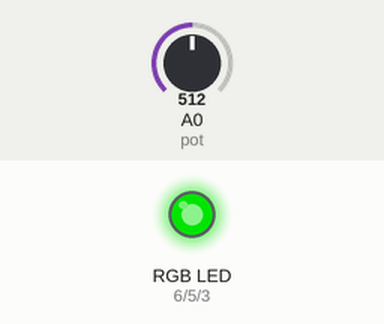
This sketch was run on a simulated Arduino Uno, built with avr-gcc and run on an emulated ATmega328P. Parts: an RGB LED mixed from three pins (HIGH = lit). Inputs (shaded band) come from the test bench; at power-on: A0 (pot) = 512. Dim RGB values are drawn brighter than linear.

Above: at 1.2 s.
1.3 s: A0 (pot) set to 716
At 1.9 s:
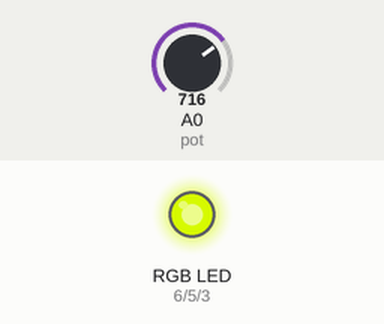
Timing chart, 0 to 1.8 s (numbered marks = the images above; inputs shaded):
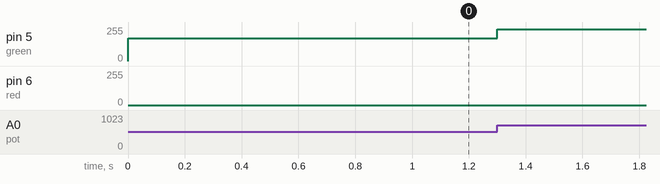

Measured:
- after the input at 1.3 s, pin 5 (green): 170/255 → 238/255 at once

The sketch:

tarea_1.ino
```cpp
int red=6;
int green=5;
int blue=3;

int pot=A0;
int val;
void setup() {
 pinMode(red, OUTPUT);
  pinMode(green, OUTPUT);
   pinMode(blue, OUTPUT);

}

void loop() {
  val=analogRead(pot);

  analogWrite(red, val);
  analogWrite(green, val/3);
  analogWrite(red, val/2);

}
```
